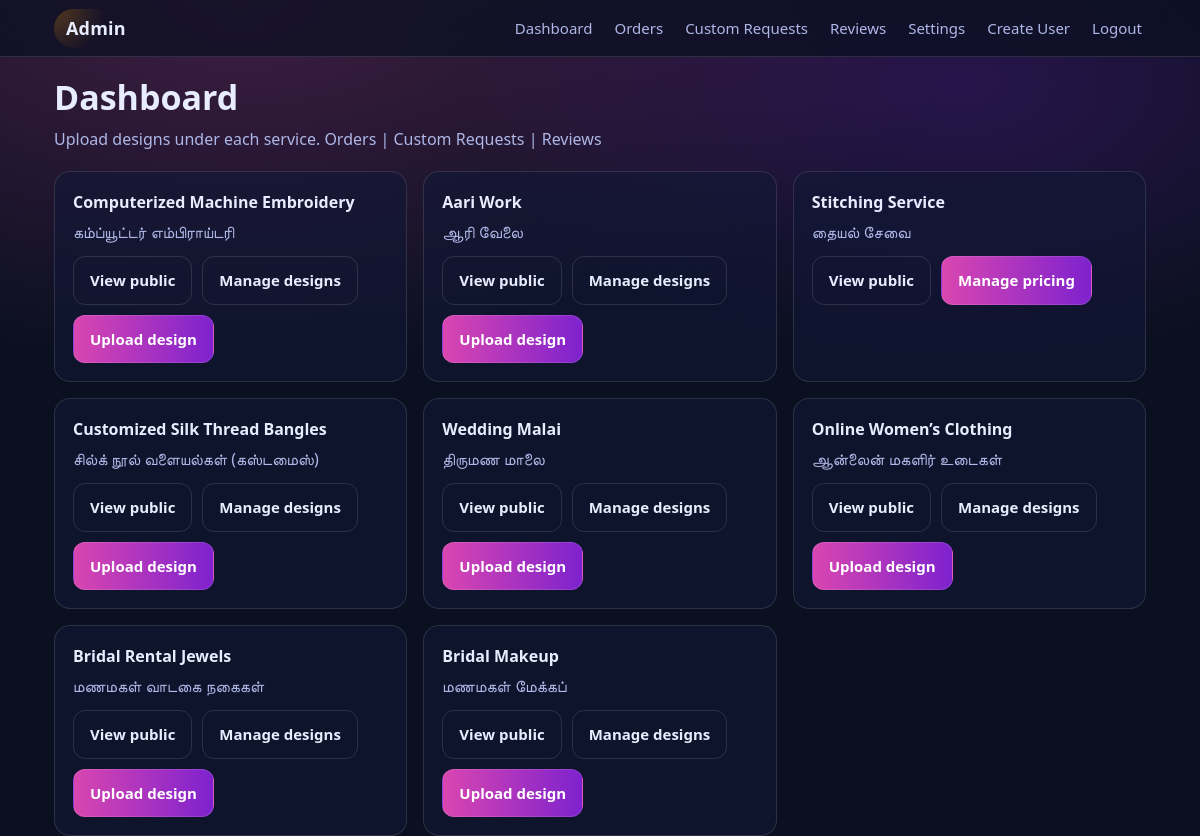
Page /admin/ (signed in) on the earlier database version.
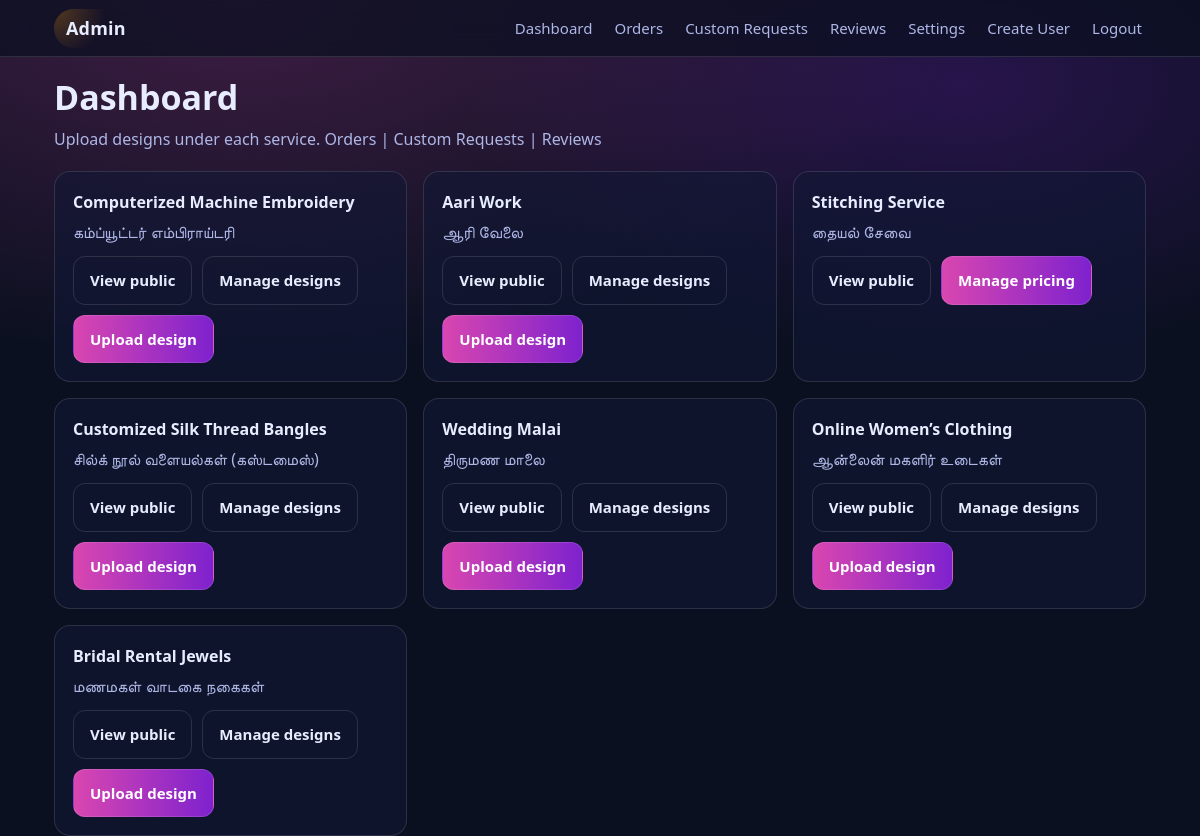
Same page on the later database version.
### app/models.py (models this page shows, shortened)
class Service(db.Model):
    __tablename__ = "service"
    id = db.Column(db.Integer, primary_key=True)
    slug = db.Column(db.String(64), unique=True, nullable=False, index=True)
    name_en = db.Column(db.String(128), nullable=False)
    name_ta = db.Column(db.String(128), nullable=False)
    created_at = db.Column(db.DateTime(timezone=True), default=_utcnow, nullable=False)
    designs = db.relationship("Design", backref="service", lazy=True,
                              cascade="all, delete-orphan")

### app/routes/admin.py (the view)
@bp.get("/")
@login_required
def dashboard():
    services = Service.query.order_by(Service.id.asc()).all()
    return render_template(
        "admin/dashboard.html",
        services=services,
        business_name=get_setting("business_name", "Kanna Groups"),
    )

### app/models.py (called while the page is built)
@login_manager.user_loader
def load_user(user_id: str):
    return db.session.get(User, int(user_id))

def get_setting(key: str, default: str = "") -> str:
    s = Setting.query.filter_by(key=key).first()
    return s.value if s else default

    @property
    def is_authenticated(self):
        return True

### app/templates/admin/dashboard.html (shortened to what this page needs)
{% extends "admin/layout.html" %}
{% block content %}
  <div class="page-header">
    <h1>Dashboard</h1>
    <p class="muted">Upload designs under each service. <a href="{{ url_for('admin.orders_list') }}">Orders</a> | <a href="{{ url_for('admin.custom_requests_list') }}">Custom Requests</a> | <a href="{{ url_for('admin.reviews_list') }}">Reviews</a></p>
  </div>
  <div class="grid">
    {% for s in services %}
      <div class="card">
        <div class="card-title">{{ s.name_en }}</div>
        <div class="muted">{{ s.name_ta }}</div>
        <div class="card-actions">
          <a class="btn btn-outline" href="{{ url_for('public.service_detail', slug=s.slug) }}" target="_blank" rel="noreferrer">View public</a>
          {% if s.slug == 'stitching' %}
            <a class="btn" href="{{ url_for('admin.stitching_prices') }}">Manage pricing</a>
          {% else %}
            <a class="btn btn-outline" href="{{ url_for('admin.designs_list', slug=s.slug) }}">Manage designs</a>
            <a class="btn" href="{{ url_for('admin.design_new', slug=s.slug) }}">Upload design</a>
          {% endif %}
        </div>
      </div>
    {% endfor %}
  </div>
{% endblock %}

Differences in the rows shown:
removed Service: name_en "Bridal Makeup", name_ta "மணமகள் மேக்கப்"
